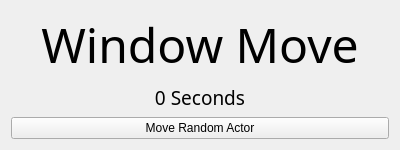
<?xml version="1.0" encoding="UTF-8"?>
<ui version="4.0">
 <class>Form</class>
 <widget class="QWidget" name="Form">
  <property name="geometry">
   <rect>
    <x>0</x>
    <y>0</y>
    <width>400</width>
    <height>150</height>
   </rect>
  </property>
  <property name="windowTitle">
   <string>Form</string>
  </property>
  <layout class="QVBoxLayout" name="verticalLayout">
   <item>
    <widget class="QLabel" name="window_one_label">
     <property name="font">
      <font>
       <family>Agency FB</family>
       <pointsize>36</pointsize>
      </font>
     </property>
     <property name="contextMenuPolicy">
      <enum>Qt::DefaultContextMenu</enum>
     </property>
     <property name="text">
      <string>Window Move</string>
     </property>
     <property name="alignment">
      <set>Qt::AlignCenter</set>
     </property>
    </widget>
   </item>
   <item>
    <widget class="QLabel" name="label">
     <property name="font">
      <font>
       <family>Agency FB</family>
       <pointsize>14</pointsize>
      </font>
     </property>
     <property name="text">
      <string>0 Seconds</string>
     </property>
     <property name="alignment">
      <set>Qt::AlignCenter</set>
     </property>
    </widget>
   </item>
   <item>
    <widget class="QPushButton" name="pushButton">
     <property name="text">
      <string>Move Random Actor</string>
     </property>
    </widget>
   </item>
  </layout>
 </widget>
 <resources/>
 <connections/>
</ui>
